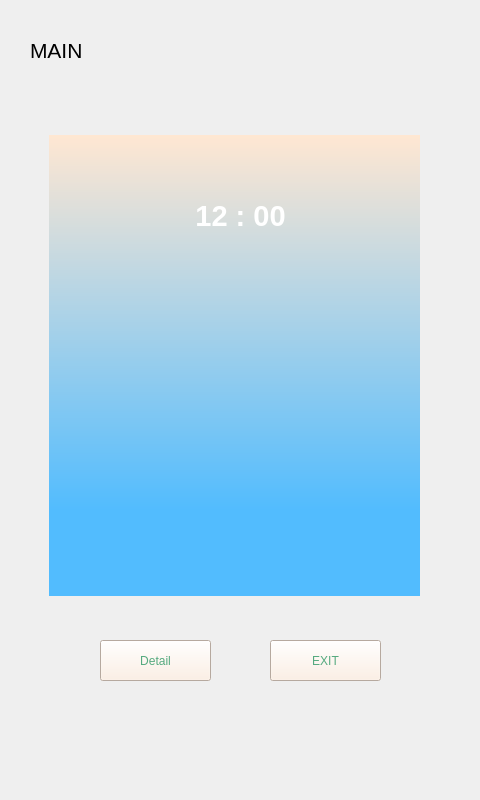
<?xml version="1.0" encoding="UTF-8"?>
<ui version="4.0">
 <class>Form</class>
 <widget class="QWidget" name="Form">
  <property name="geometry">
   <rect>
    <x>0</x>
    <y>0</y>
    <width>480</width>
    <height>800</height>
   </rect>
  </property>
  <property name="windowTitle">
   <string>Form</string>
  </property>
  <property name="styleSheet">
   <string notr="true"/>
  </property>
  <widget class="QLabel" name="clock">
   <property name="geometry">
    <rect>
     <x>180</x>
     <y>180</y>
     <width>121</width>
     <height>71</height>
    </rect>
   </property>
   <property name="font">
    <font>
     <pointsize>22</pointsize>
     <bold>true</bold>
    </font>
   </property>
   <property name="styleSheet">
    <string notr="true">background-color: rgba(255, 255, 255, 0);
color: rgb(70, 139, 0);
color: rgb(255, 255, 255);
</string>
   </property>
   <property name="frameShape">
    <enum>QFrame::NoFrame</enum>
   </property>
   <property name="text">
    <string>12 : 00</string>
   </property>
   <property name="alignment">
    <set>Qt::AlignCenter</set>
   </property>
   <property name="wordWrap">
    <bool>false</bool>
   </property>
  </widget>
  <widget class="QLabel" name="page1">
   <property name="geometry">
    <rect>
     <x>30</x>
     <y>30</y>
     <width>151</width>
     <height>41</height>
    </rect>
   </property>
   <property name="font">
    <font>
     <pointsize>16</pointsize>
    </font>
   </property>
   <property name="text">
    <string>MAIN</string>
   </property>
  </widget>
  <widget class="QLabel" name="water">
   <property name="geometry">
    <rect>
     <x>49</x>
     <y>135</y>
     <width>371</width>
     <height>461</height>
    </rect>
   </property>
   <property name="font">
    <font>
     <bold>true</bold>
     <underline>false</underline>
    </font>
   </property>
   <property name="styleSheet">
    <string notr="true">
background-color: qlineargradient(spread:pad, x1:1, y1:0.812, x2:1, y2:0, stop:0 rgba(82, 188, 254, 255), stop:1 rgba(255, 231, 210, 255));

border-image: url(:/water/img/ocean.jpg);</string>
   </property>
   <property name="frameShape">
    <enum>QFrame::NoFrame</enum>
   </property>
   <property name="text">
    <string/>
   </property>
   <property name="scaledContents">
    <bool>false</bool>
   </property>
   <property name="alignment">
    <set>Qt::AlignJustify|Qt::AlignVCenter</set>
   </property>
   <property name="wordWrap">
    <bool>false</bool>
   </property>
  </widget>
  <widget class="QPushButton" name="exit_button">
   <property name="geometry">
    <rect>
     <x>270</x>
     <y>640</y>
     <width>111</width>
     <height>41</height>
    </rect>
   </property>
   <property name="styleSheet">
    <string notr="true">background-color: rgb(255, 237, 222);
color: rgb(85, 170, 127);</string>
   </property>
   <property name="text">
    <string>EXIT</string>
   </property>
  </widget>
  <widget class="QPushButton" name="exit_button_2">
   <property name="geometry">
    <rect>
     <x>100</x>
     <y>640</y>
     <width>111</width>
     <height>41</height>
    </rect>
   </property>
   <property name="styleSheet">
    <string notr="true">background-color: rgb(255, 237, 222);
color: rgb(85, 170, 127);</string>
   </property>
   <property name="text">
    <string>Detail</string>
   </property>
  </widget>
  <zorder>page1</zorder>
  <zorder>water</zorder>
  <zorder>clock</zorder>
  <zorder>exit_button</zorder>
  <zorder>exit_button_2</zorder>
 </widget>
 <resources>
  <include location="myres.qrc"/>
 </resources>
 <connections>
  <connection>
   <sender>exit_button</sender>
   <signal>clicked()</signal>
   <receiver>Form</receiver>
   <slot>exit_program()</slot>
   <hints>
    <hint type="sourcelabel">
     <x>282</x>
     <y>652</y>
    </hint>
    <hint type="destinationlabel">
     <x>297</x>
     <y>711</y>
    </hint>
   </hints>
  </connection>
  <connection>
   <sender>exit_button_2</sender>
   <signal>clicked()</signal>
   <receiver>Form</receiver>
   <slot>go_detailPage()</slot>
   <hints>
    <hint type="sourcelabel">
     <x>121</x>
     <y>670</y>
    </hint>
    <hint type="destinationlabel">
     <x>125</x>
     <y>718</y>
    </hint>
   </hints>
  </connection>
 </connections>
 <slots>
  <slot>exit_program()</slot>
  <slot>go_detailPage()</slot>
 </slots>
</ui>
